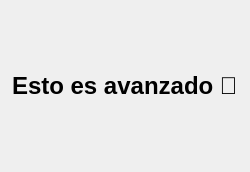
<ui version="4.0">
 <class>WizardAdvanced</class>
 <widget class="QWidget" name="WizardAdvanced">
  <layout class="QVBoxLayout">
   <property name="leftMargin"><number>12</number></property>
   <property name="topMargin"><number>12</number></property>
   <property name="rightMargin"><number>12</number></property>
   <property name="bottomMargin"><number>12</number></property>

   <item>
    <spacer name="verticalSpacerTop">
     <property name="orientation"><enum>Qt::Vertical</enum></property>
     <property name="sizeHint" stdset="0">
      <size><width>20</width><height>60</height></size>
     </property>
    </spacer>
   </item>

   <item>
    <widget class="QLabel" name="lbl_title">
     <property name="text"><string>Esto es avanzado 🧠</string></property>
     <property name="alignment"><set>Qt::AlignCenter</set></property>
     <property name="font">
      <font><pointsize>18</pointsize><bold>true</bold></font>
     </property>
    </widget>
   </item>

   <item>
    <spacer name="verticalSpacerBottom">
     <property name="orientation"><enum>Qt::Vertical</enum></property>
     <property name="sizeHint" stdset="0">
      <size><width>20</width><height>60</height></size>
     </property>
    </spacer>
   </item>

  </layout>
 </widget>
 <resources/>
 <connections/>
</ui>
